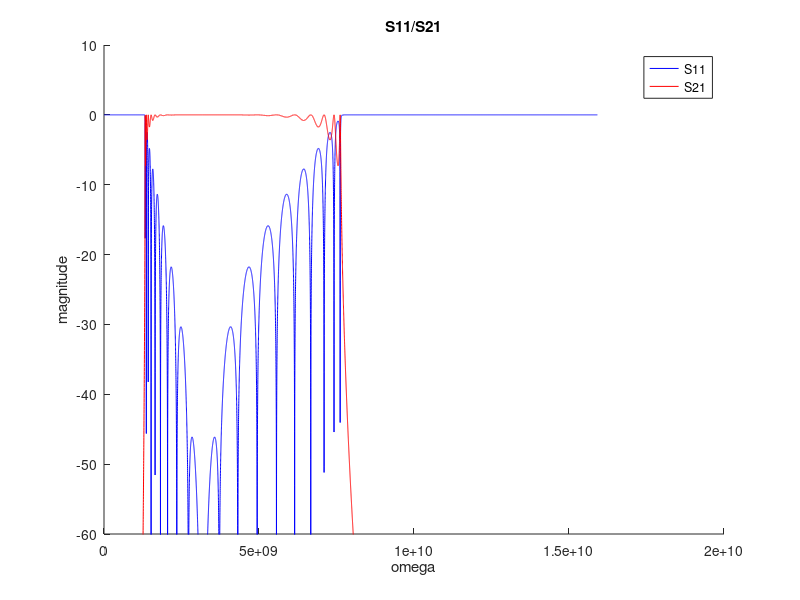
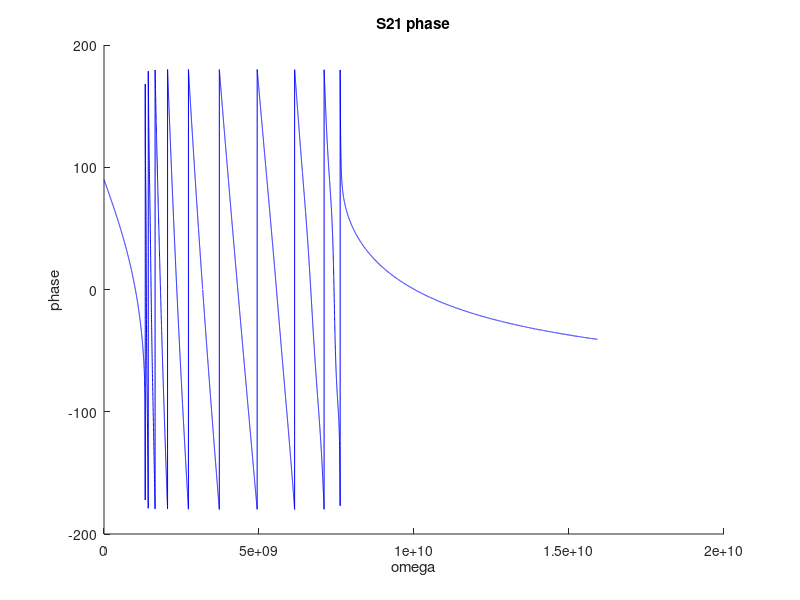
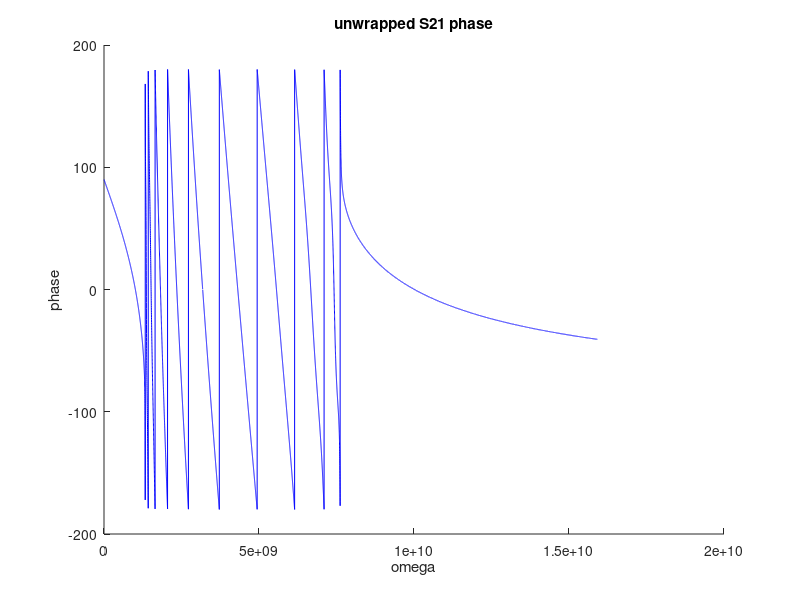
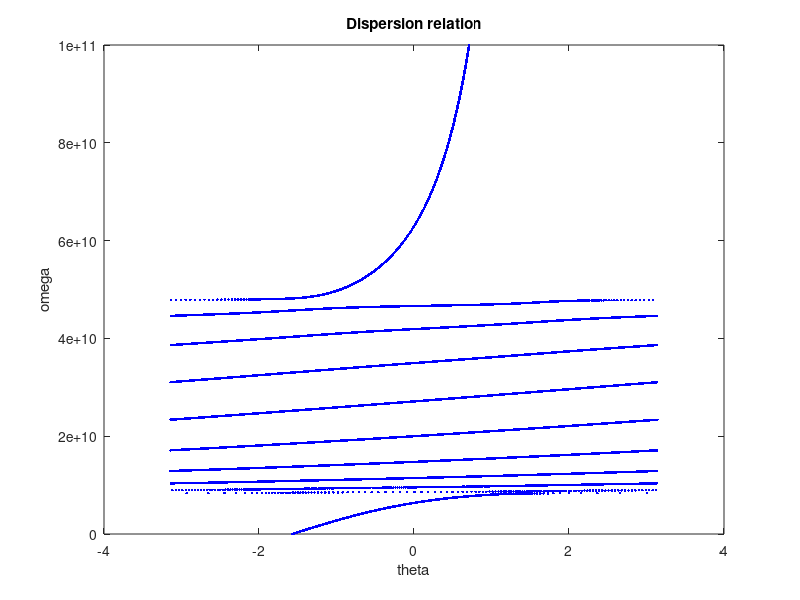

Source code (MATLAB) for these figures, in order:
%%周期 对称 无耗 平衡 CRLH的特性

%初始化
clear
clc
close all

LR = 2.5 * 1e-9; %右手单位长度电感
CR = 1e-12; %右手单位长度电感
LL = 2.5 * 1e-9; %右手单位长度电感
CL = 1e-12; %右手单位长度电感

Omega = 1e11;
omega = 0:Omega / 20000:Omega; %扫频范围
f = omega / 2 / pi;

p = 10 * 1e-2; %网格间距
N = 10; %单元个数
L = p * N; %网格长度

Z = 1i * omega * LR + 1 ./ (1i * omega * CL);
Y = 1i * omega * CR + 1 ./ (1i * omega * LL);

Zc = sqrt(Z ./ Y);
omega0 = (LR * CR * LL * CL) ^ (-1/4);

A = zeros(2, 2, length(omega)); %单元传输矩阵
AN = zeros(2, 2, length(omega)); %总传输矩阵
SN = zeros(2, 2, length(omega)); %散射矩阵

for i = 1:length(omega)
    A(:, :, i) = [1 Z(i) / 2; 0 1] * [1 0; Y(i) 1] * [1 Z(i) / 2; 0 1];
    AN(:, :, i) = A(:, :, i) ^ N;
    SN(:, :, i) = 1 / (AN(1, 1, i) + AN(1, 2, i) / Zc(i) + AN(2, 1, i) * Zc(i) + AN(2, 2, i)) * ...
        [
     AN(1, 1, i) + AN(1, 2, i) / Zc(i) - AN(2, 1, i) * Zc(i) - AN(2, 2, i), 2 * (AN(1, 1, i) * AN(2, 2, i) - AN(1, 2, i) * AN(2, 1, i));
     2, -AN(1, 1, i) + AN(1, 2, i) / Zc(i) - AN(2, 1, i) * Zc(i) + AN(2, 2, i)
     ];
end

S11 = squeeze(SN(1, 1, :));
S21 = squeeze(SN(2, 1, :));

%%fig3.20(a)
h1 = figure;
hold on
S11_dB = 20 * log10(abs(S11));
S21_dB = 20 * log10(abs(S21));
plot(f, S11_dB, '-', 'Color', 'b')
plot(f, S21_dB, '-', 'Color', 'r')
ylim([-60 10])
xlabel('omega')
ylabel('magnitude')
title('S11/S21')
legend('S11', 'S21')

%%fig3.20(b)
h2 = figure;
hold on
S11_phi = angle(S11) .* 180 / pi;
S21_phi = angle(S21) .* 180 / pi;
plot(f, S21_phi, '-', 'Color', 'b')
xlabel('omega')
ylabel('phase')
title('S21 phase')

%%fig3.20(c)
h3 = figure;
hold on
unwrappedS21_phi = unwrap(S21_phi, -360);
[~, idx] = min(abs(omega0 - omega));
val = mean([unwrappedS21_phi(idx - 1), unwrappedS21_phi(idx + 1)]);
unwrappedS21_phi = unwrappedS21_phi - val;
plot(f, unwrappedS21_phi, '-', 'Color', 'b')
xlabel('omega')
ylabel('phase')
title('unwrapped S21 phase')

%%fig3.20(d)
beta = -unwrappedS21_phi * pi / 180 / L; %相位常数
alpha = -log(abs(S21)) / L; %衰减常数
theta = beta * p; %电长度

h4 = figure;
plot(beta, omega, '.', 'color', 'b')
xlabel('theta')
ylabel('omega')
title('Dispersion relation')
